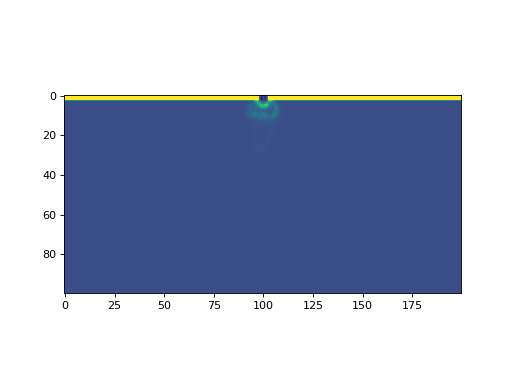

Write the Python code that produced this figure.
import matplotlib.pyplot as plt

import pyDeltaRCM

with pyDeltaRCM.shared_tools._docs_temp_directory() as output_dir:
    delta = pyDeltaRCM.DeltaModel(out_dir=output_dir)

    for _t in range(0, 5):
        delta.update()

    delta.finalize()


fig, ax = plt.subplots()
ax.imshow(delta.bed_elevation, vmax=-3)
plt.show()
